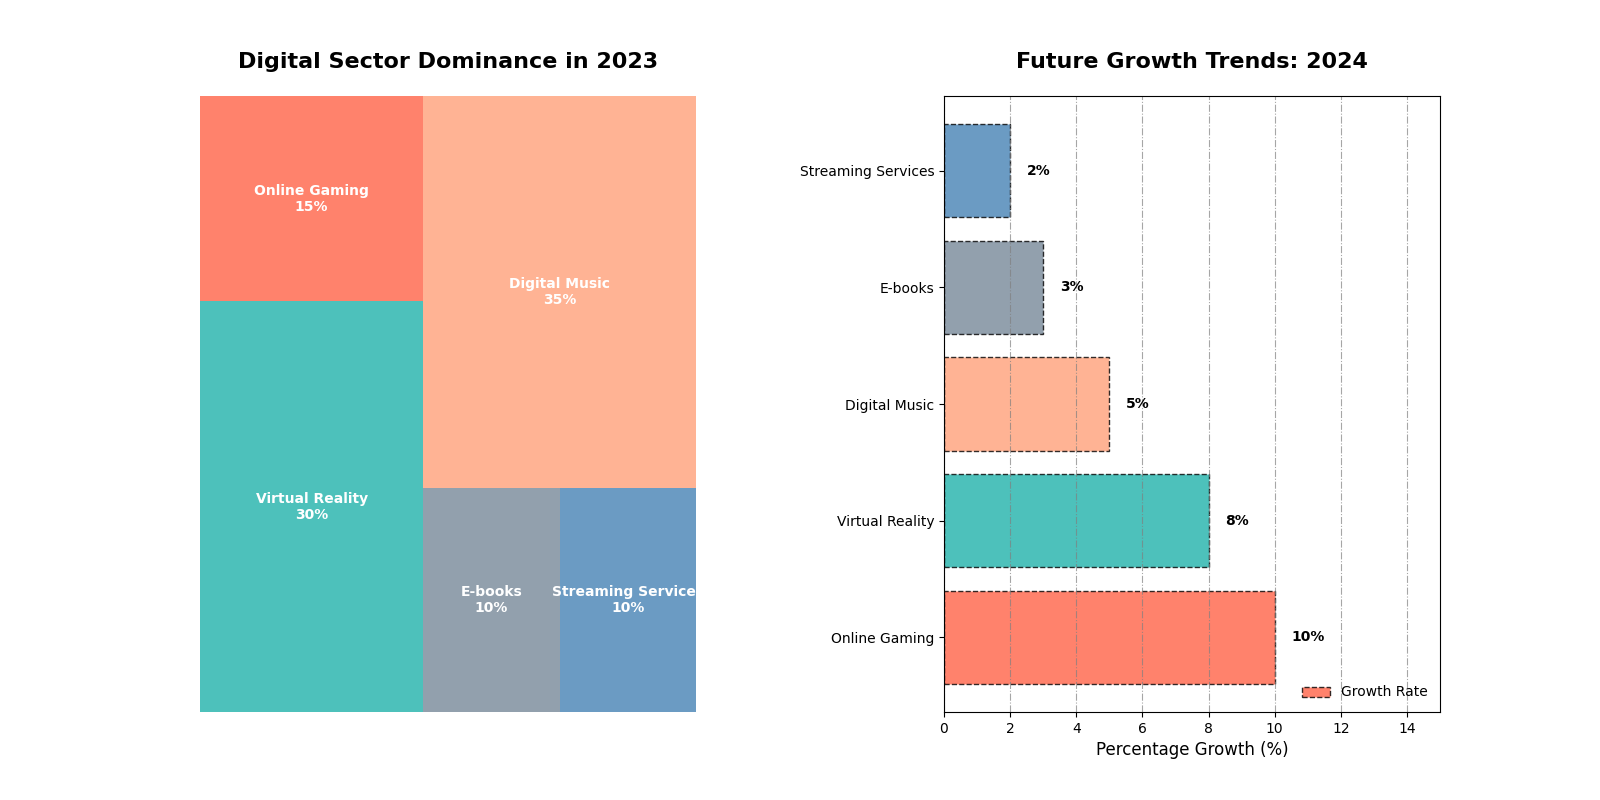

Source code (Python):
import matplotlib.pyplot as plt
import squarify

# Market share data for digital entertainment sectors with altered content
sectors = ['Virtual Reality', 'Online Gaming', 'E-books', 'Streaming Services', 'Digital Music']
market_share_2023 = [30, 15, 10, 10, 35]

# Altered growth rates for 2024
growth_rates_2024 = [8, 10, 3, 2, 5]

# Altered color palette
new_colors = ['#20b2aa', '#ff6347', '#778899', '#4682b4', '#ffa07a']

# Sort data for bar chart based on growth rate
sorted_indices = sorted(range(len(growth_rates_2024)), key=lambda i: growth_rates_2024[i], reverse=True)
sorted_sectors = [sectors[i] for i in sorted_indices]
sorted_growth_rates_2024 = [growth_rates_2024[i] for i in sorted_indices]
sorted_colors = [new_colors[i] for i in sorted_indices]

# Create the figure and subplots
fig, axes = plt.subplots(nrows=1, ncols=2, figsize=(16, 8), gridspec_kw={'wspace': 0.5})

# Treemap for market share 2023
axes[0].set_title("Digital Sector Dominance in 2023", fontsize=16, fontweight='bold', pad=20)
squarify.plot(sizes=market_share_2023, label=[f"{sector}\n{share}%" for sector, share in zip(sectors, market_share_2023)], 
              color=new_colors, alpha=0.8, text_kwargs={'fontsize': 10, 'weight': 'bold', 'color': 'white'}, ax=axes[0])
axes[0].axis('off')
axes[0].spines['top'].set_visible(False)

# Sorted bar chart for projected growth in 2024
axes[1].barh(sorted_sectors, sorted_growth_rates_2024, color=sorted_colors, alpha=0.8, edgecolor='black', linestyle='--')
axes[1].set_title("Future Growth Trends: 2024", fontsize=16, fontweight='bold', pad=20)
axes[1].set_xlabel("Percentage Growth (%)", fontsize=12)
axes[1].set_xlim(0, max(growth_rates_2024) + 5)
for i, v in enumerate(sorted_growth_rates_2024):
    axes[1].text(v + 0.5, i, f"{v}%", color='black', va='center', fontweight='bold')

axes[1].grid(axis='x', linestyle='-.', color='gray', alpha=0.7)
axes[1].legend(['Growth Rate'], loc='lower right', frameon=False)

plt.tight_layout()
plt.show()
